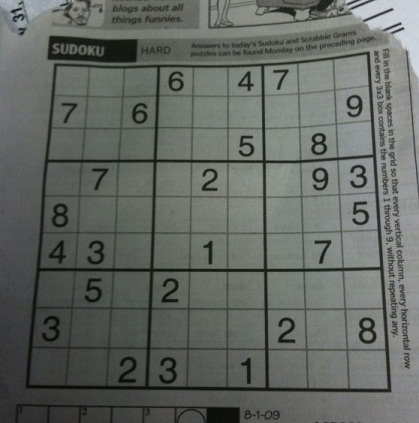
#> input picture Test/Pictures/sudoku.jpg, 419 x 423 px
$ python 029_Sobel.py   (older library calls are emulated)
#> lines starting #> are read from the running program, lines starting #| are printed output that depends on the picture
#> further down, image is the input picture: shape (423, 419, 3); mean B, G, R 98.9, 103.6, 99.4
import cv2
import numpy as np


def Sobel(Image):
    grad_x = cv2.Sobel(Image, cv2.CV_32F, 1, 0)
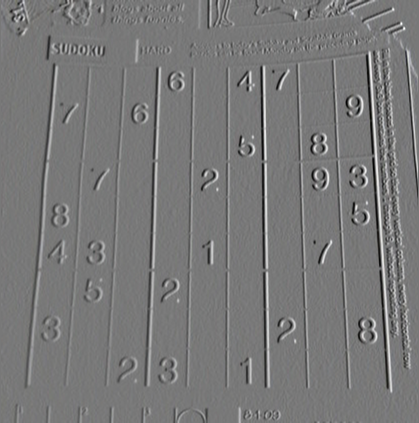
#> grad_x: shape (423, 419, 3) float32; mean B, G, R 1.3, 1.3, 1.3; drawn with min black and max white
    grad_y = cv2.Sobel(Image, cv2.CV_32F, 0, 1)
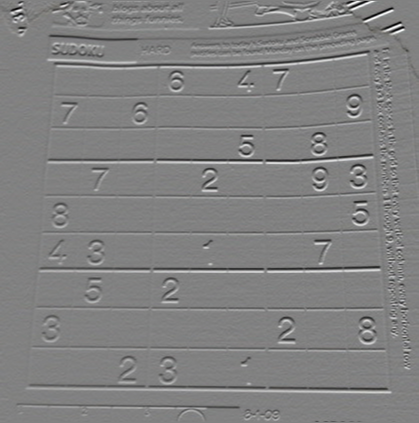
#> grad_y: shape (423, 419, 3) float32; mean B, G, R -1.1, -1.1, -1; drawn with min black and max white

    gradx = cv2.convertScaleAbs(grad_x)
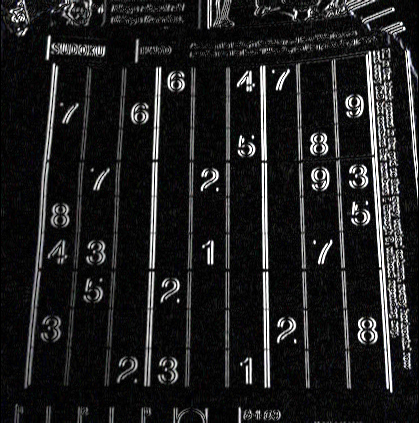
#> gradx: shape (423, 419, 3); mean B, G, R 31.8, 31.5, 31.5
    grady = cv2.convertScaleAbs(grad_y)
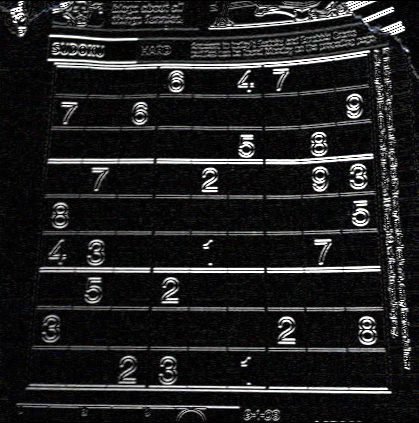
#> grady: shape (423, 419, 3); mean B, G, R 33.8, 33.5, 33.5

    cv2.imshow('Gradex', gradx)
    cv2.imshow('Gradey', grady)

    gradxy = cv2.addWeighted(gradx, 0.5, grady, 0.5, 0)
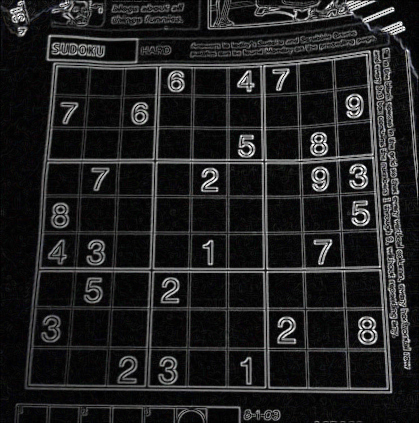
#> gradxy: shape (423, 419, 3); mean B, G, R 32.8, 32.5, 32.5
    cv2.imshow('Gradexy', gradxy)


def Lpls(Image):
    dst = cv2.Laplacian(Image, cv2.CV_32F)
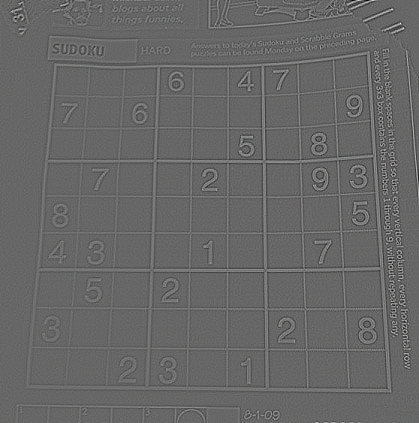
#> dst: shape (423, 419, 3) float32; mean B, G, R 0, 0, 0; drawn with min black and max white

    # # kernel4 = np.array([[0, 1, 0], [1, -4, 1], [0, 1, 0]])
    # kernel8 = np.array([[1, 1, 1], [1, -8, 1], [1, 1, 1]])
    # dst = cv2.filter2D(Image, cv2.CV_32F, kernel=kernel8)
    lpls = cv2.convertScaleAbs(dst)
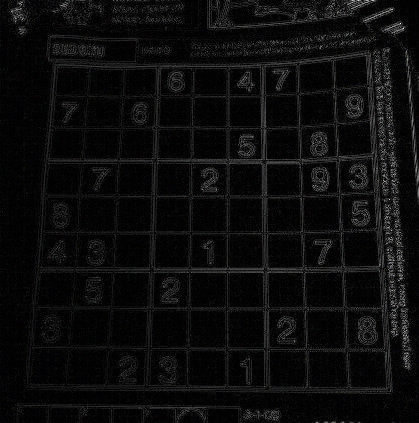
#> lpls: shape (423, 419, 3); mean B, G, R 12.3, 12.2, 12.3
    cv2.imshow('Lpls', lpls)


image = cv2.imread('Pictures/sudoku.jpg')
cv2.imshow('Original', image)
Sobel(image)
Lpls(image)

cv2.waitKey()
cv2.destroyAllWindows()
